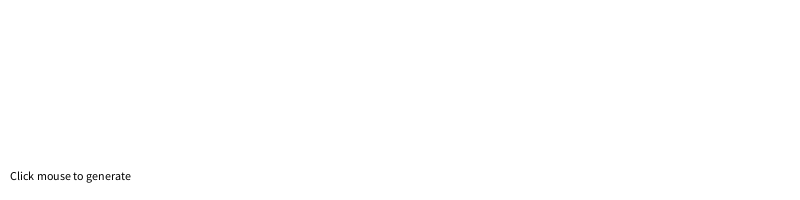
Frame 1 (no input)
Frame 2 (the mouse pressed at the canvas centre, redrawn once): identical to frame 1, image omitted

The Processing sketch that drew this single still picture (run headless with seeded random() and noise(); the mouse was pressed at the canvas centre and the sketch redrawn once):

// Processing sketch: NOC_8_08_SimpleLSystem
// ── NOC_8_08_SimpleLSystem.pde
// L-System
// Daniel Shiffman <http://www.shiffman.net>
// Nature of Code, Chapter 8

// Just demonstrating working with L-System strings
// No drawing

// Start with "A"
String current = "A";
// Number of  generations
int count = 0;

void setup() {
  size(800, 200);
  println("Generation " + count + ": " + current);
}

void draw() {
  background(255);
  fill(0);
  text("Click mouse to generate", 10, height-20);
  noLoop();
}

void mousePressed() {
  // A new StringBuffer for the next generation
  StringBuffer next = new StringBuffer();
  
  // Look through the current String to replace according to L-System rules
  for (int i = 0; i < current.length(); i++) {
    char c = current.charAt(i);
    if (c == 'A') {
      // If we find A replace with AB
      next.append("AB");
    }  else if (c == 'B') {
      // If we find B replace with A
      next.append("A");
    }
  }
  // The current String is now the next one
  current = next.toString();
  count++;
  // Print to message console
  println("Generation " + count + ": " + current);
  //println(count + " " + current.length());
}
